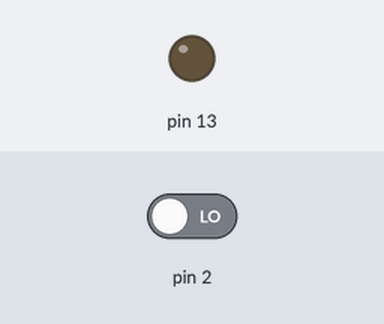
This sketch was run on a simulated Arduino Uno, built with avr-gcc and run on an emulated ATmega328P. On the bench: output pins drawn as LEDs (lit = HIGH). Inputs (shaded band) come from the test bench; at power-on: pin 2 LOW.

Above: at 1.2 s.
1.3 s: pin 2 driven HIGH
At 1.6 s:
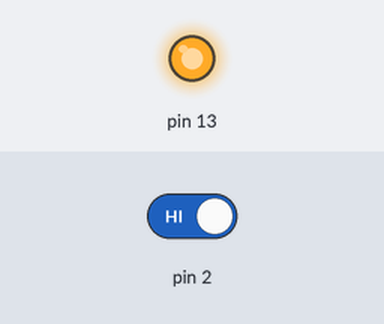
2.8 s: pin 2 driven LOW
At 4.0 s:
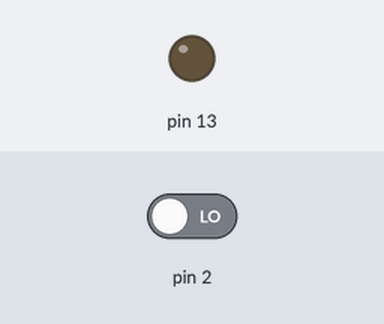
Timing chart, 0 to 5.8 s (numbered marks = the images above; inputs shaded):
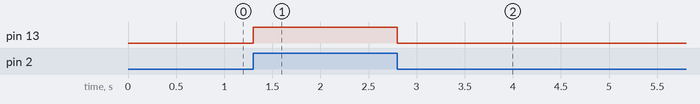

Measured:
- after the input at 1.3 s, pin 13: LOW → HIGH at once
- after the input at 2.8 s, pin 13: HIGH → LOW at once

The sketch:

LigarEDesligarBotao.ino
```cpp
void setup() {
    pinMode(2,INPUT);
    pinMode(13,OUTPUT);
  }

  void loop() {
    if(digitalRead(2)==HIGH){
      digitalWrite(13,HIGH);
    }
    if(digitalRead(2)==LOW){
      digitalWrite(13,LOW);
    }

    //delay(3000); Se usar delay com codigo de botão tem que segurar o botão se possivel nao usar com botão
  }
```
